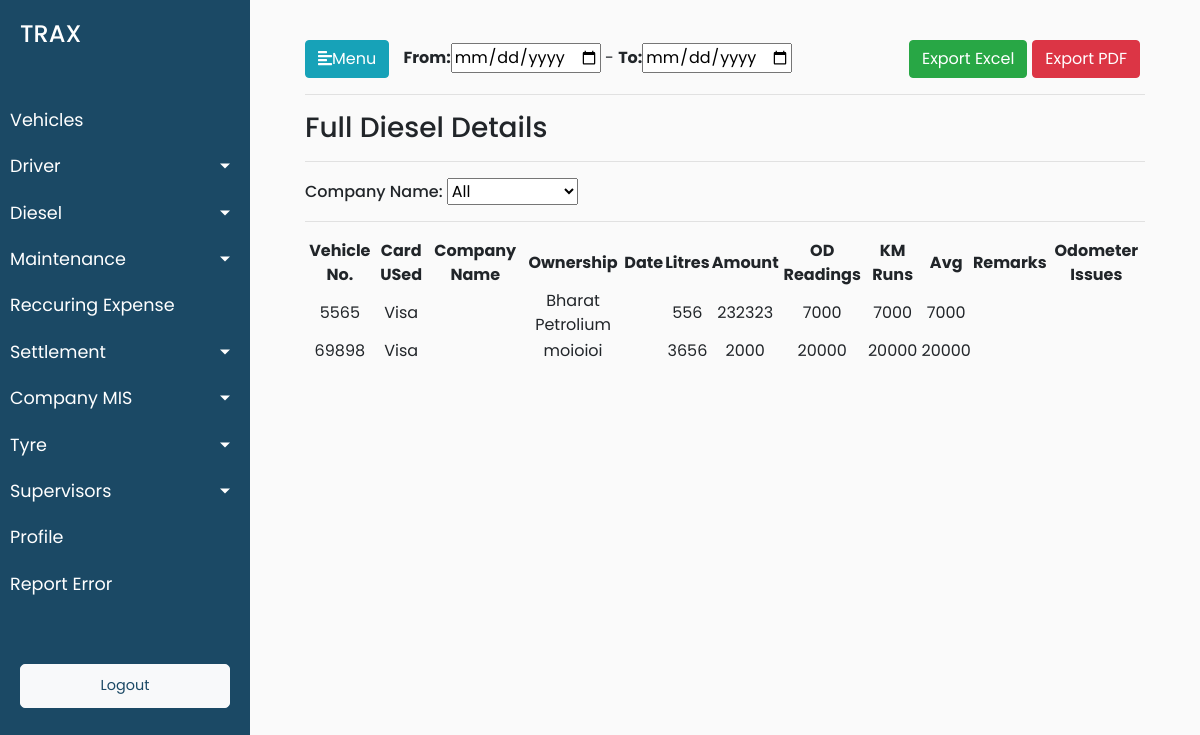
The page /diesel/full_diesel_details (signed in) on the database as committed earlier.
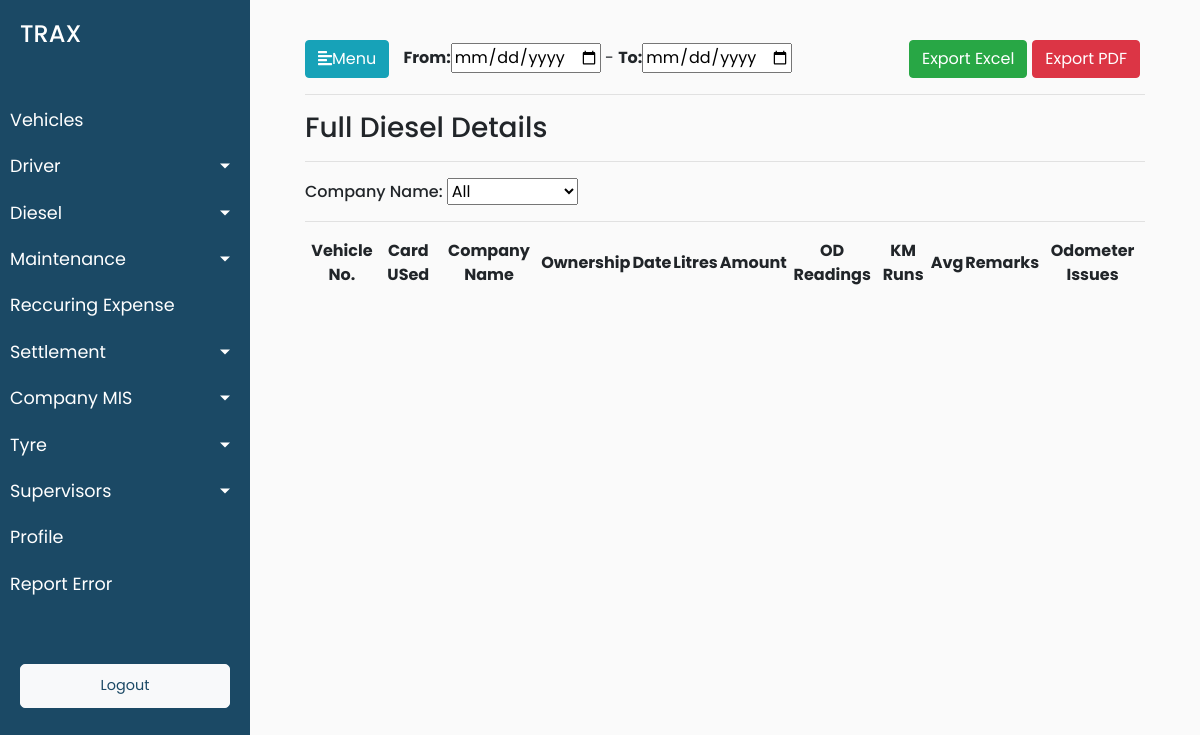
The same page on the database as committed later.
### trax_vehicle_manager_data/models.py (models this page shows, shortened)
class Expenses(models.Model):
    expense_name = models.CharField(max_length=50)
    expense_id = models.PositiveSmallIntegerField()
    expense_vehicle_id = models.ForeignKey(Vehicles, on_delete = models.CASCADE)

class Diesel(Expenses):
    terminal_id = models.CharField(max_length=900,blank=True)
    transaction_date = models.DateTimeField(default=timezone.now,blank=True)
    merchant = models.CharField(max_length=900,blank=True)
    account_number = models.CharField(max_length=900,blank=True)
    card_used = models.CharField(max_length=900,blank=True)
    vehicle_number = models.CharField(max_length=900,blank=True)
    vehicle_detail = models.CharField(max_length=900,blank=True)
    transaction_type = models.CharField(max_length=900,blank=True)
    diesel_rate = models.CharField(max_length=900,blank=True)
    volume = models.CharField(max_length=900,blank=True)
    amount_Rs = models.CharField(max_length=900,blank=True)
    balance_Rs = models.CharField(max_length=900,blank=True)
    odometer_reading = models.CharField(max_length=900,blank=True)
    ownership = models.CharField(max_length=900,blank=True)

### trax_vehicle_manager_data/views.py (the view)
# urls.py: path('diesel/full_diesel_details',views.full_diesel_details,name='full_diesel_details'),
@login_required(login_url='/login')
def full_diesel_details(request):
    diesel_objects = Diesel.objects.all()
    data = {'diesel_objects':diesel_objects}
    return render(request,'trax_vehicle_manager_data/full_diesel_details.html',data)

### trax_vehicle_manager_data/templates/trax_vehicle_manager_data/full_diesel_details.html (shortened to what this page needs)
{% extends 'trax_vehicle_manager_data/base.html' %}
{% load static %}
{% block stylesheets %}
<link rel="stylesheet" href="//cdn.datatables.net/1.10.19/css/jquery.dataTables.min.css">
{% endblock stylesheets %}
{% block content %}
<span><span id="date"><b>From:</b><input type="date"> - <b>To:</b><input type="date"></span><span id="btn">
        <button class="btn btn-success">Export Excel</button><button class="btn btn-danger">Export PDF</button></span> </span>
<hr>
<h3>Full Diesel Details</h3>
<hr>
<div>
    <form>
        <h6> Company Name:
            <select>
                <option>All</option>
            </select>
        </h6>
    </form>
</div>
<hr>
<div>
    <table id="test_table" class="display" style="width:100%">
        <thead>
            <tr>
                <th>Vehicle No.</th>
                <th>Card USed</th>
                <th>Company Name</th>
                <th>Ownership</th>
                <th>Date</th>
                <th>Litres</th>
                <th>Amount</th>
                <th>OD Readings</th>
                <th>KM Runs</th>
                <th>Avg</th>
                <th>Remarks</th>
                <th>Odometer Issues</th>
            </tr>
        </thead>
        <tbody>
        {% for diesel in diesel_objects %}
            <tr>
                <td>{{diesel.vehicle_number}}</td>
                <td>{{diesel.card_used}}</td>
                <td>{{diesel.}}</td>
                <td>{{diesel.ownership}}</td>
                <td>{{diesel.}}</td>
                <td>{{diesel.volume}}</td>
                <td>{{diesel.amount_Rs}}</td>
                <td>{{diesel.odometer_reading}}</td>
                <td>{{diesel.odometer_reading}}</td>
                <td>{{diesel.odometer_reading}}</td>
                <td>{{diesel.}}</td>
                <td>{{diesel.}}</td>
            </tr>
        {% endfor %}
        </tbody>
    </table>
</div>
{% endblock %}

### trax_vehicle_manager_data/templates/trax_vehicle_manager_data/base.html (shortened to what this page needs)
<!DOCTYPE html>
<html>
{% load static %}
<head>
    <link rel="stylesheet" href="https://stackpath.bootstrapcdn.com/bootstrap/4.1.0/css/bootstrap.min.css">
    <link rel="stylesheet" href="{% static 'trax_vehicle_manager_data/style.css' %}">
    <link rel="stylesheet" href="https://cdnjs.cloudflare.com/ajax/libs/malihu-custom-scrollbar-plugin/3.1.5/jquery.mCustomScrollbar.min.css">
    {% block stylesheets %}
    {% endblock stylesheets %}
</head>
<body>
    <div class="wrapper">
        <nav id="sidebar">
            <div class="sidebar-header">
                <h4>TRAX</h4>
            </div>
            <ul class="list-unstyled components">
                <li>
                    <a href="{% url 'trax_vehicle_manager_data:vehicles' %}">Vehicles</a>
                </li>
                <li>
                    <a href="#homeSubmenu" data-toggle="collapse" aria-expanded="false" class="dropdown-toggle">Driver</a>
                </li>
                 <li>
                    <a href="#homeSubmenu1" data-toggle="collapse" aria-expanded="false" class="dropdown-toggle">Diesel</a>
                </li>
                <li>
                    <a href="#homeSubmenu2" data-toggle="collapse" aria-expanded="false" class="dropdown-toggle">Maintenance</a>
                </li>
                <li>
                    <a href="{% url 'trax_vehicle_manager_data:recurring_expense' %}">Reccuring Expense</a>
                </li>
                <li>
                    <a href="#homeSubmenu3" data-toggle="collapse" aria-expanded="false" class="dropdown-toggle">Settlement</a>
                </li>
                <li>
                    <a href="#homeSubmenu4" data-toggle="collapse" aria-expanded="false" class="dropdown-toggle">Company MIS</a>
                </li>
                <li>
                    <a href="#homeSubmenu5" data-toggle="collapse" aria-expanded="false" class="dropdown-toggle">Tyre</a>
                </li>
                <li>
                    <a href="#homeSubmenu6" data-toggle="collapse" aria-expanded="false" class="dropdown-toggle">Supervisors</a>
                </li>
                <li>
                    <a href="{% url 'trax_vehicle_manager_data:profile' %}">Profile</a>
                </li>
                <li>
                    <a href="{% url 'trax_vehicle_manager_data:report_error' %}">Report Error</a>
                </li>
            </ul>
            <ul class="list-unstyled CTAs">
                <li>
                    <a href="{% url 'trax_vehicle_manager_data:logout' %}" class="btn btn-light">
                        <font color="#1B4965">Logout</font>
                    </a>
                </li>
            </ul>
        </nav>
        <div id="content">
            <div class="container-fluid">
                <button type="button" id="sidebarCollapse" class="btn btn-info">
                    <i class="fas fa-align-left"></i>Menu
                </button>
                {% block content %}
                {% endblock %}
            </div>
        </div>
    </div>
</body>
</html>

### trax_vehicle_manager_data/static/trax_vehicle_manager_data/style.css (style rules this page uses)
body { font-family: 'Poppins', sans-serif; background: #fafafa; }
a, a:hover, a:focus { color: inherit; text-decoration: none; transition: all 0.3s; }
.wrapper { display: flex; width: 100%; }
#sidebar { width: 250px; position: fixed; top: 0; left: 0; height: 100vh; z-index: 999; background: #1B4965; color: #fff; transition: all 0.3s; }
#sidebar .sidebar-header { padding: 20px; background: #1B4965; }
#sidebar ul.components { padding: 20px 0; border-bottom: 1px solid #1B4965; }
#sidebar ul li a { padding: 10px; font-size: 1.1em; display: block; }
a[data-toggle="collapse"] { position: relative; }
.dropdown-toggle::after { display: block; position: absolute; top: 50%; right: 20px; transform: translateY(-50%); }
ul.CTAs { padding: 20px; }
ul.CTAs a { text-align: center; font-size: 0.9em !important; display: block; border-radius: 5px; margin-bottom: 5px; }
#content { width: calc(100% - 250px); padding: 40px; min-height: 100vh; transition: all 0.3s; position: absolute; top: 0; right: 0; }
#test_table { text-align: center; }
#btn { float: right; }
#btn> button { margin-right: 5px; }
#date { margin-left: 10px; }
#date>input { width: 150px; }

Rows that differ between the two databases and show on the page:
removed Diesel: vehicle_number "5565", card_used "Visa", ownership "Bharat Petrolium", volume "556", amount_Rs "232323", odometer_reading "7000"
removed Diesel: vehicle_number "69898", card_used "Visa", ownership "moioioi", volume "3656", amount_Rs "2000", odometer_reading "20000"
